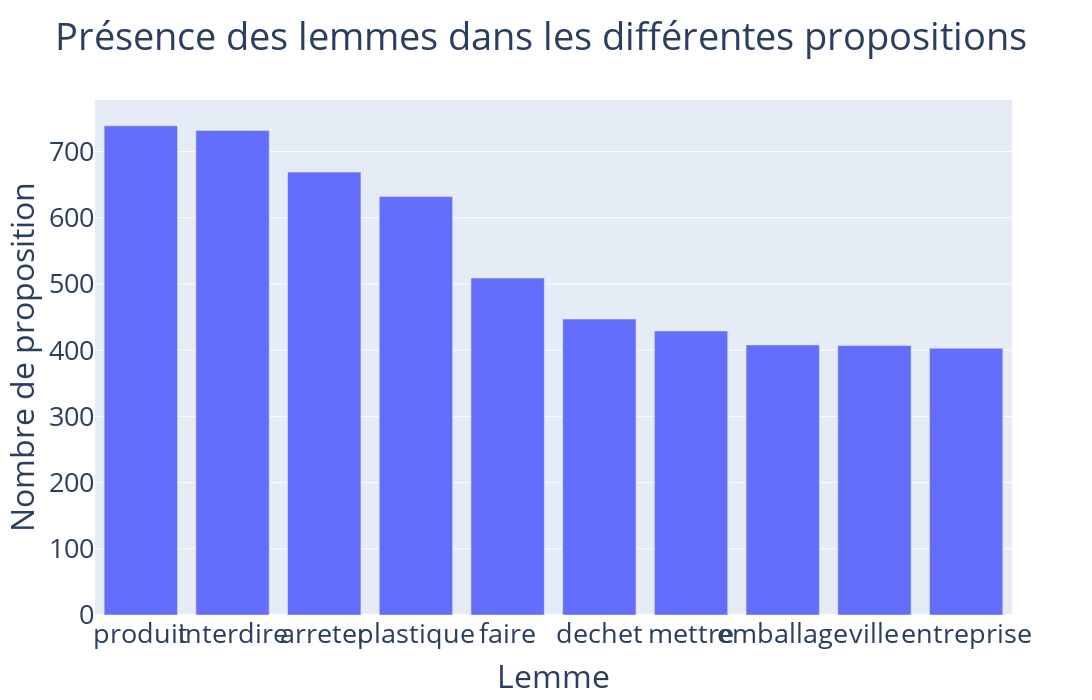

Here is the notebook cell this chart was saved with:
### Code cell
df.sort_values(['DF'], inplace = True, ascending = False)
df["Nombre de propositions"] = df["DF (absolu)"]
px.bar(df.iloc[:10,:], x = 'Lemme', y = 'Nombre de propositions', title = "Présence des lemmes dans les différentes propositions")

fig = go.Figure([go.Bar(x=df["Lemme"].iloc[:10],y=df["Nombre de propositions"].iloc[:10])])
fig.update_layout(xaxis={"title":"Lemme","tickangle":0},
yaxis={"title":"Nombre de proposition"},title="Présence des lemmes dans les différentes propositions",font_size=27,width=1250,height=700,)
fig.show()

### Figure 1 — Plotly figure (JSON) as saved in the notebook; plotly's stock layout.template omitted (floating-point values rounded to 4 significant figures)
{"data": [{"type": "bar", "x": ["produit", "interdire", "arreter", "plastique", "faire", "dechet", "mettre", "emballage", "ville", "entreprise"], "y": [739, 732, 669, 632, 509, 447, 429, 408, 407, 403]}], "layout": {"font": {"size": 27}, "height": 700, "title": {"text": "Présence des lemmes dans les différentes propositions"}, "width": 1250, "xaxis": {"tickangle": 0, "title": {"text": "Lemme"}}, "yaxis": {"title": {"text": "Nombre de proposition"}}}}
